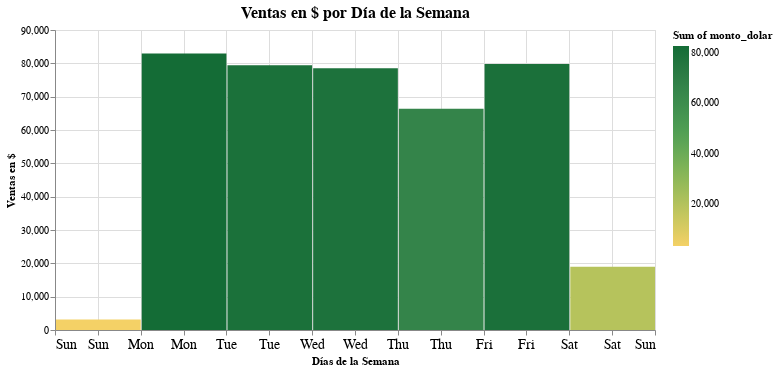

This figure's notebook cell:
### Code cell
barras = alt.Chart(df_ventas_dol).mark_bar().encode(
                x=alt.X('day(fecha):T', title='Días de la Semana', axis = alt.Axis(labelAngle=0, labelFontSize=14)),
                y=alt.Y('sum(monto_dolar):Q', title = 'Ventas en $', scale=alt.Scale(zero=False), 
                  axis = alt.Axis(grid=True, titleAnchor='middle', titleAngle = 270, labelFontSize=10)),
                color=alt.Color(
                    'sum(monto_dolar):Q', scale=alt.Scale(scheme='goldgreen')),
                tooltip=[
                    alt.Tooltip('day(fecha):T', title='Día'),
                    alt.Tooltip('sum(monto_dolar):Q', title='Ventas en $')],
                ).properties(title='Ventas en $ por Día de la Semana',
                             width=600, 
                             height=300
                ).configure_title(
                    fontSize = 16,
                    anchor = 'middle',
                ).interactive()
barras

### Figure 1 — Vega-Lite specification as saved in the notebook (floating-point values rounded to 4 significant figures; data arrays with more than 128 entries replaced by an {"elided": "..."} marker saying what was removed)
{"config": {"view": {"continuousWidth": 400, "continuousHeight": 300}, "title": {"anchor": "middle", "fontSize": 16}}, "data": {"name": "data-517bf2707b161cc189731c43b0364c06"}, "mark": "bar", "encoding": {"color": {"aggregate": "sum", "field": "monto_dolar", "scale": {"scheme": "goldgreen"}, "type": "quantitative"}, "tooltip": [{"field": "fecha", "timeUnit": "day", "title": "Día", "type": "temporal"}, {"aggregate": "sum", "field": "monto_dolar", "title": "Ventas en $", "type": "quantitative"}], "x": {"axis": {"labelAngle": 0, "labelFontSize": 14}, "field": "fecha", "timeUnit": "day", "title": "Días de la Semana", "type": "temporal"}, "y": {"aggregate": "sum", "axis": {"grid": true, "labelFontSize": 10, "titleAnchor": "middle", "titleAngle": 270}, "field": "monto_dolar", "scale": {"zero": false}, "title": "Ventas en $", "type": "quantitative"}}, "height": 300, "selection": {"selector003": {"type": "interval", "bind": "scales", "encodings": ["x", "y"]}}, "title": "Ventas en $ por Día de la Semana", "width": 600, "$schema": "https://vega.github.io/schema/vega-lite/v4.17.0.json", "datasets": {"data-517bf2707b161cc189731c43b0364c06": {"elided": "602 records"}}}
